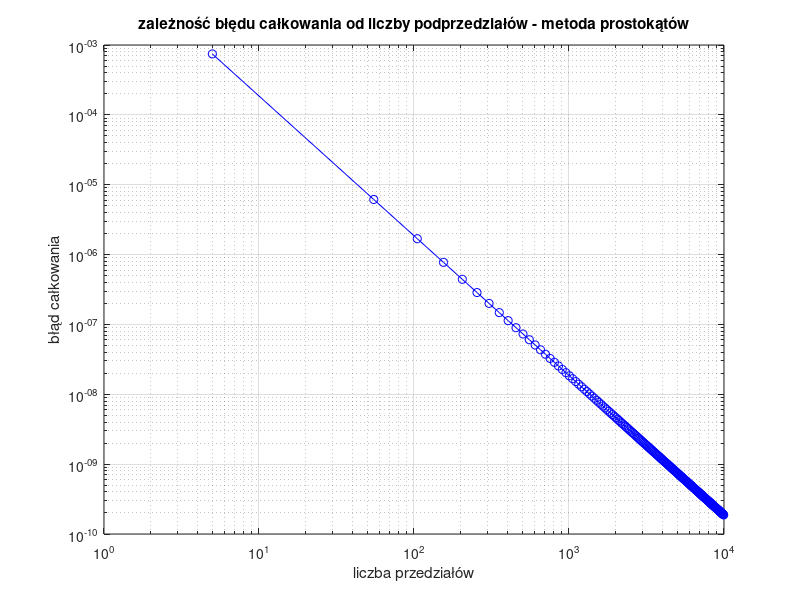

Here is the MATLAB script that generated this plot:
function [ft_5, integral_1000, Nt, integration_error] = midpoint_rule_accuracy_evaluation()
    % Funkcja służy do numerycznego obliczania całki oznaczonej metodą prostokątów
    % (wariant z punktem środkowym) z funkcji gęstości prawdopodobieństwa awarii
    % urządzenia elektronicznego. Jej celem jest porównanie dokładności obliczeń
    % w zależności od liczby zastosowanych podprzedziałów całkowania.
    %
    % ft_5 – wartość funkcji gęstości prawdopodobieństwa obliczona dla t = 5.
    %
    % integral_1000 – przybliżona wartość całki oznaczonej na przedziale [0, 5]
    %   wyznaczona metodą prostokątów dla liczby podprzedziałów wynoszącej 1000.
    %
    % integration_error – wektor zawierający błędy bezwzględne numerycznego
    %   wyznaczenia wartości całki oznaczonej. Wartość integration_error(1,i)
    %   oznacza błąd obliczenia całki dla Nt(1,i) podprzedziałów:
    %   integration_error(1, i) = abs(integral_approximation - reference_value),
    %   gdzie reference_value to wzorcowa wartość całki.
    %
    % Nt – wektor wierszowy zawierający liczby podprzedziałów całkowania,
    %   dla których wyznaczane są przybliżenia całki i obliczany jest błąd.

    reference_value = 0.0473612919396179; % wartość wzorcowa całki

    ft_5 = failure_density_function(5); 
    N = 1000; % liczba podprzedziałów całkowania
    x = linspace(0,5,N+1); % liczba punktów = liczba podprzedziałów całkowania + 1
    integral_1000 = midpoint_rule(x);

    Nt = 5:50:10^4;
    
        for i = 1:length(Nt)
        x = linspace(0,5,Nt(i)+1);
        integral_approx = midpoint_rule(x);
        integration_error(i) = abs(integral_approx - reference_value);
    end
    
    
    figure;
    loglog(Nt, integration_error, "b-o");
    xlabel('liczba przedziałów');
    ylabel('błąd całkowania');
    title('zależność błędu całkowania od liczby podprzedziałów - metoda prostokątów');
    grid on;
    

    saveas(gcf, 'zadanie1.png');


end


function integral_approximation = midpoint_rule(x)
    % Oblicza przybliżoną wartość całki oznaczonej z funkcji gęstości
    % prawdopodobieństwa (failure_density_function) przy użyciu
    % metody prostokątów (ang. midpoint rule).
    %
    % x – wektor rosnących wartości określających końce przedziałów całkowania.
    %     Dla n-elementowego wektora x zdefiniowanych jest n−1 przedziałów
    %     całkowania: [x(1), x(2)], [x(2), x(3)], ..., [x(n−1), x(n)].
    %
    % integral_approximation – przybliżona wartość całki oznaczonej
    
    
    n = length(x) - 1; % przedziały

    integral_approximation = 0;
    
    for i = 1:n
        a = x(i);
        b = x(i+1);
        midpoint = (a+b)/2;
        width = b-a;
        height = failure_density_function(midpoint);
        integral_approximation = integral_approximation + width * height;
    end
end

function ft = failure_density_function(t)
    % Zwraca wartości funkcji gęstości prawdopodobieństwa wystąpienia awarii
    % urządzenia elektronicznego dla zadanych wartości czasu t.
    %
    % t – wektor wartości czasu (wyrażonych w latach), dla których obliczane
    %   są wartości funkcji gęstości prawdopodobieństwa.
    %
    % ft – wektor zawierający wartości funkcji gęstości prawdopodobieństwa
    %      odpowiadające kolejnym elementom wektora t.
    o = 3;
    u = 10;


    ft = (1/(o*sqrt(2*pi))) * exp(-(t-u)^2 / (2*o^2) ); 
end